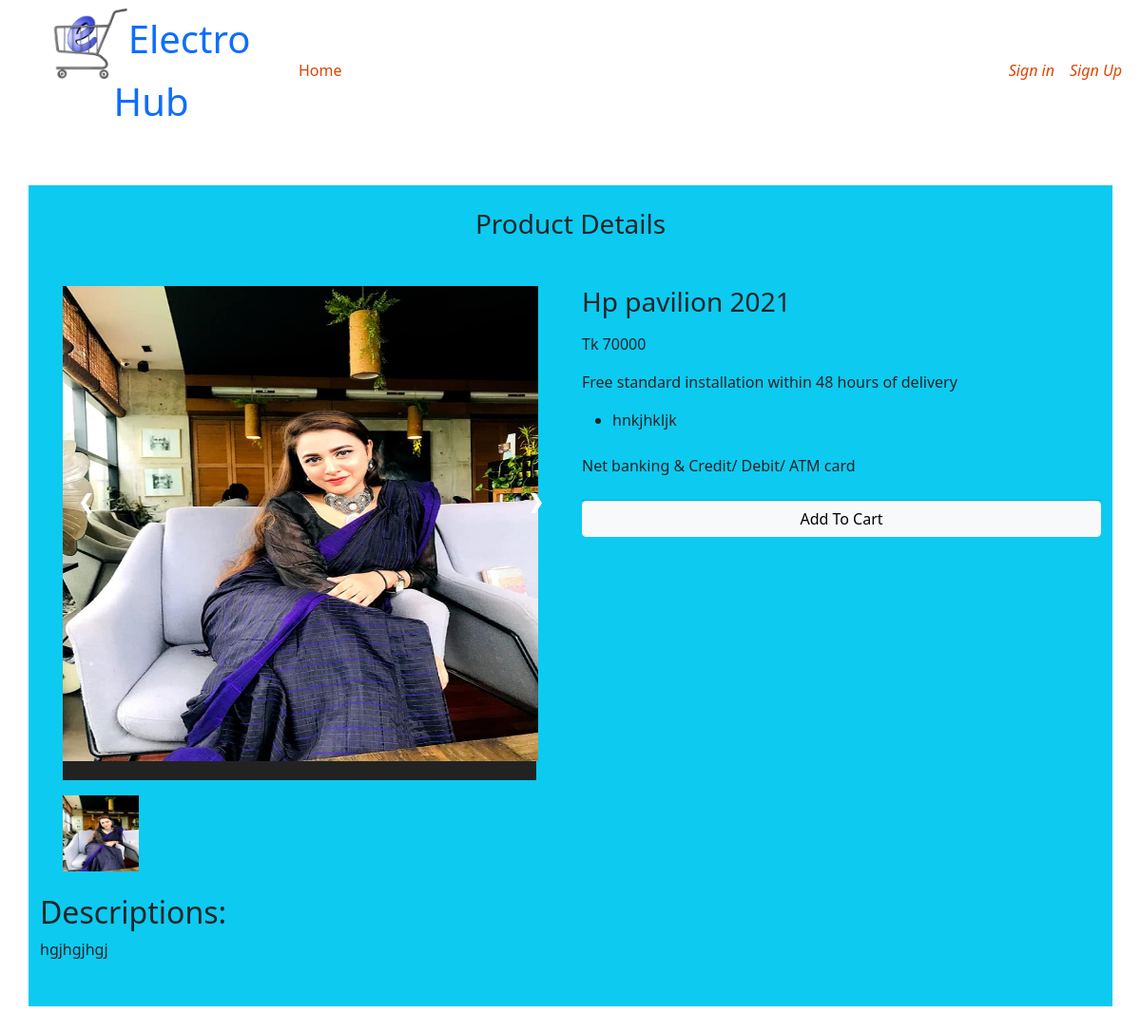
The page /seller/computer/hp-pavilion-2021/ on the database its author committed.
### shop/models.py (models this page shows, shortened)
class ProductImage(models.Model):
    width=350
    height=400
    product=models.ForeignKey(Product,on_delete=models.CASCADE,default=None,related_name='product_images')
    images=models.ImageField(upload_to='shop/product/images',height_field='height',width_field='width')

class Product(models.Model):
    product_type=[
        ('New','New'),
        ('Latest','Latest')
    ]
    width=200
    height=200
    category = models.ForeignKey(Subcategory,related_name="products" ,on_delete=models.CASCADE)
    parent = models.ForeignKey('self', related_name='variants', on_delete=models.CASCADE, blank=True, null=True)
    name = models.CharField(max_length=200)
    slug=models.SlugField(max_length=50,unique=True)
    price = models.IntegerField(default=0)
    currency=models.CharField(max_length=50,default='', null=True ,blank=True)
    del_price=models.CharField(max_length=50,null=True,blank=True)
    offers_price=models.CharField(max_length=60,null=True,blank=True)
    product_type=models.CharField(max_length=70,null=True,blank=True,choices=product_type)
    stock = models.IntegerField(default=1,null=True,blank=True)
    description = models.TextField(verbose_name='description')
    image=models.ImageField(blank=True,upload_to='shop/product/images',width_field='width',height_field='height')
    suplier = models.ForeignKey(Seller, related_name='products',default='admin@gmail.com' ,on_delete=models.CASCADE)
    num_visits = models.IntegerField(default=0)
    last_visit = models.DateTimeField(blank=True, null=True)
    is_featured=models.BooleanField(default=False)
    date_created = models.DateTimeField(auto_now_add=True)
    is_approved=models.BooleanField(default=False)
    def post_images(self):
        return mark_safe('<img src="{}" width="100" hieght="100" />' .format(self.image.url))
    post_images.short_description='Profile picture'
    post_images.alow_tags=True

class ProductFeatures(models.Model):
    product=models.ForeignKey(Product,on_delete=models.CASCADE,default=None,related_name='product_feature')
    feature=models.TextField(verbose_name='feature',blank=True,null=True)

### seller/views.py (the view)
# urls.py: path('<slug:category_slug>/<slug:slug>/',prodect_details,name='product_detail'),
def prodect_details(request,category_slug,slug):
    product=get_object_or_404(Product,slug=slug ,is_approved=True)
    photos=ProductImage.objects.filter(product=product)
    feature=ProductFeatures.objects.filter(product=product)
    facility=ProductFacility.objects.filter(product=product)
    product.num_visits=product.num_visits+1
    product.last_visit=datetime.now()
    product.save()
    if product.parent:
        return redirect('product_details', category_slug=category_slug, slug=product.variasions.slug)
    return render(request,template_name='product_details.html',context={'facility':facility,'product':product,'photos':photos,'feature':feature})

### shop/context_processors.py (called while the page is built)
def main_categories(request):
    main_categories=Subcategory.objects.filter(parent=None).order_by('pk')
    main_1st=main_categories[0:2]
    main_2nd=main_categories[2:]
    info=MyShop.objects.all()
    return {'main_categories':main_categories,'main_1st':main_1st,'main_2nd':main_2nd ,'info':info}

### seller/templates/product_details.html (shortened to what this page needs)
{% extends 'seller_base.html'%}
{%block content%}
	<div class="banner-bootom-w3-agileits py-5">
		<div class="container py-xl-4 py-lg-2 bg-info">
			<h3 class="tittle-w3l text-center mb-lg-5 mb-sm-4 mb-3">
				<span>P</span>roduct
				<span>D</span>etails</h3>
			<div class="row">
				<div class="col-lg-6 col-md-9 single-right-left ">
					<div class="container  mr-3">
						{%for p in photos%}
						<div class="mySlides">
							<div class="img-zoom-container">
								<img  id="myimage" src="{{p.images.url}}" style="width:500px; height:500px;">
							  </div>
						</div>
					  {%endfor%}
						<a class="prev" onclick="plusSlides(-1)">❮</a>
						<a class="next mr-3" onclick="plusSlides(1)">❯</a>
						<div class="caption-container">
						</div>
						<div class="row ml-5 mt-3">
							{%for p in photos%}
							<div class="column ml-3 ">
								<img class="demo cursor" src="{{p.images.url}}" style="width:80px; height:80px;" onclick="currentSlide({{p.id}})" alt=" ">
							</div>
							{%endfor%}
						</div>
					  </div>
				</div>
				{%if product%}
				<div class="col-lg-6 single-right-left simpleCart_shelfItem">
						<h3 class="mb-3">{{product.name}}</h3>
						<p class="mb-3">
						<span class="item_price">{{product.currency}} {{product.price}}</span>
					</p>
					<div class="product-single-w3l">
							<p class="my-3">
							Free standard installation within
							<label>48 hours</label> of delivery</p>
						<ul>
							{%for feature in feature%}
							<li class="mb-1">
								{{feature.feature}}
							</li>
							{%endfor%}
						</ul>
						<p class="my-sm-4 my-3">
								Net banking & Credit/ Debit/ ATM card
						</p>
					</div>
					{% with product as product|is_in_cart:request.session.cart %}
					{% include 'shop/list/add_cart.html' %}
					{% endwith %}
				</div>
				{%endif %}
			</div>
		<div class="description mt-lg-4">
			<h2 class="footer-top-head-w3l font-weight-bold mb-2">Descriptions:</h2>
			<p class="footer-main mb-4">
				{{product.description}}</p>
		</div>
		</div>
	</div>
    {%endblock%}

### seller/templates/seller_base.html (style rules this page uses)
body { background-image: url('https://neilpatel.com/wp-content/uploads/2015/04/ecommerce.jpg'); height: 100%; width: 100%; overflow-y: scroll; }
a { text-decoration: none; }

### seller/templates/product_details.html (style rules this page uses)
* { box-sizing: border-box; }
img { vertical-align: middle; }
.container { position: relative; }
.mySlides { display: none; }
.cursor { cursor: pointer; }
.prev, .next { cursor: pointer; position: absolute; top: 40%; width: auto; padding: 16px; margin-top: -50px; color: white; font-weight: bold; font-size: 20px; border-radius: 0 3px 3px 0; user-select: none; -webkit-user-select: none; }
.next { right: 0; border-radius: 3px 0 0 3px; }
.caption-container { text-align: center; background-color: #222; padding: 2px 16px; color: white; }
.row:after { content: ""; display: table; clear: both; }
.column { float: left; width: 16.66%; }
.demo { opacity: 0.6; }
.active, .demo:hover { opacity: 1; }

### rows shown on the page
ProductImage: images (picture)
Product: name "Hp pavilion 2021", currency "Tk", price "70000", description "hgjhgjhgj"
ProductFeatures: feature "hnkjhkljk"
